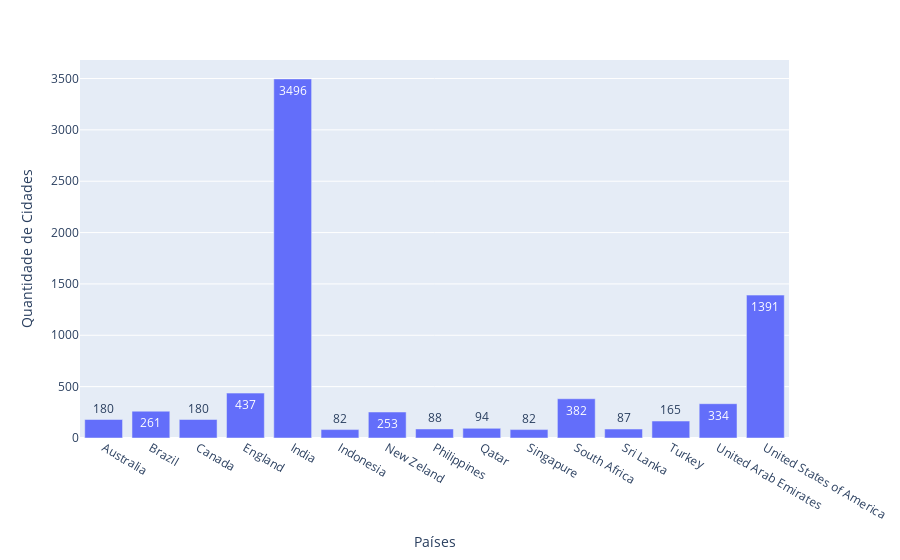

Notebook source saved alongside this figure:
### Markdown cell above
## Quantidade de Cidades Registradas por País

### Code cell
cols = ['Country Code','City']

df_aux = df.loc[:,cols].groupby('Country Code').count().reset_index()

px.bar(df_aux, x='Country Code', y='City',text_auto = True,
             labels = {'City':'Quantidade de Cidades','Country Code':'Países'})

### Figure 1 — Plotly figure (JSON) as saved in the notebook; plotly's stock layout.template omitted (floating-point values rounded to 4 significant figures)
{"data": [{"alignmentgroup": "True", "hovertemplate": "Países=%{x}<br>Quantidade de Cidades=%{y}<extra></extra>", "legendgroup": "", "marker": {"color": "#636efa", "pattern": {"shape": ""}}, "name": "", "offsetgroup": "", "orientation": "v", "showlegend": false, "textposition": "auto", "texttemplate": "%{y}", "type": "bar", "x": ["Australia", "Brazil", "Canada", "England", "India", "Indonesia", "New Zeland", "Philippines", "Qatar", "Singapure", "South Africa", "Sri Lanka", "Turkey", "United Arab Emirates", "United States of America"], "xaxis": "x", "y": [180, 261, 180, 437, 3496, 82, 253, 88, 94, 82, 382, 87, 165, 334, 1391], "yaxis": "y"}], "layout": {"autosize": true, "barmode": "relative", "legend": {"tracegroupgap": 0}, "margin": {"t": 60}, "xaxis": {"anchor": "y", "autorange": true, "domain": [0, 1], "range": [-0.5, 14.5], "title": {"text": "Países"}, "type": "category"}, "yaxis": {"anchor": "x", "autorange": true, "domain": [0, 1], "range": [0, 3680], "title": {"text": "Quantidade de Cidades"}, "type": "linear"}}}
